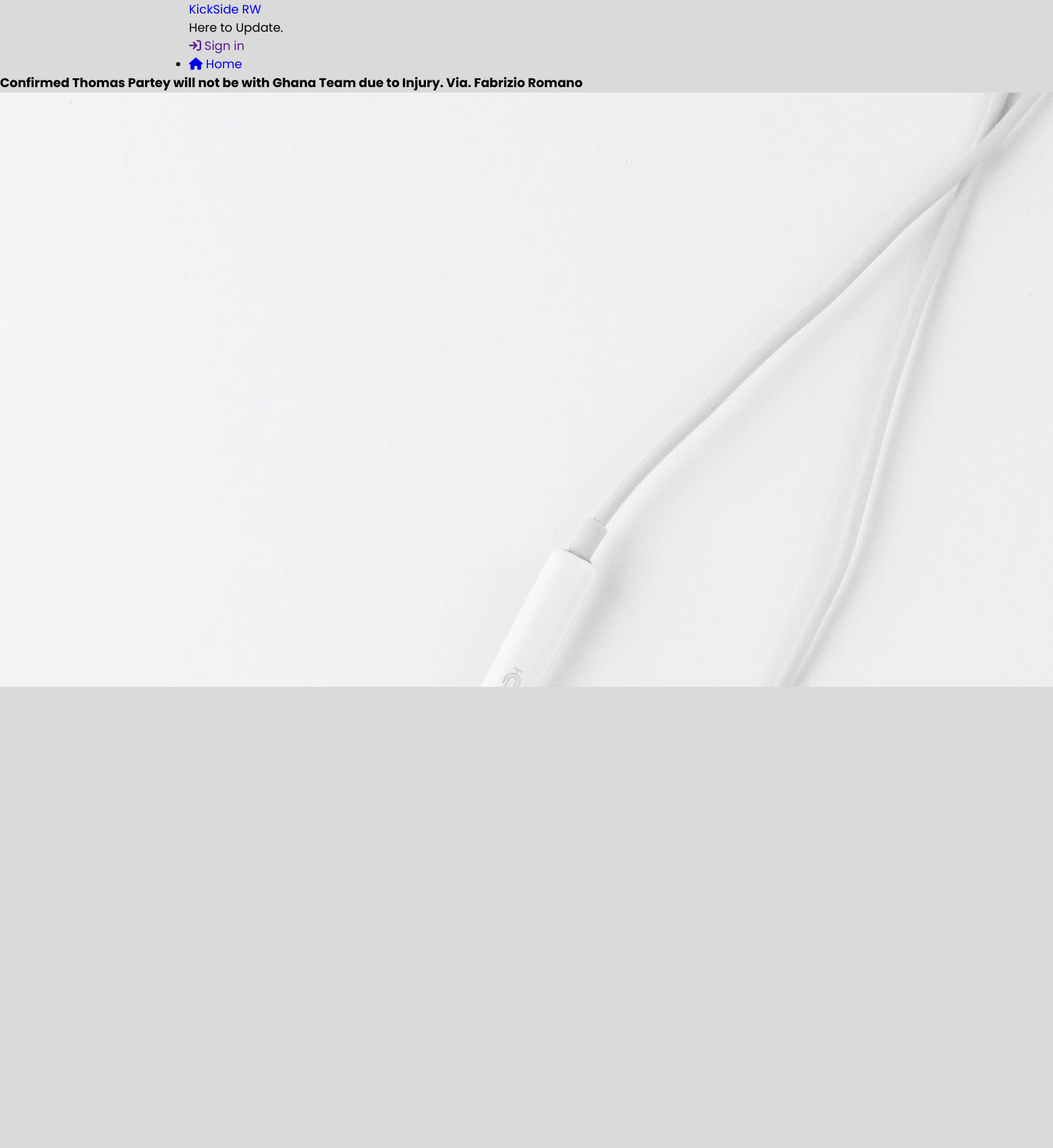
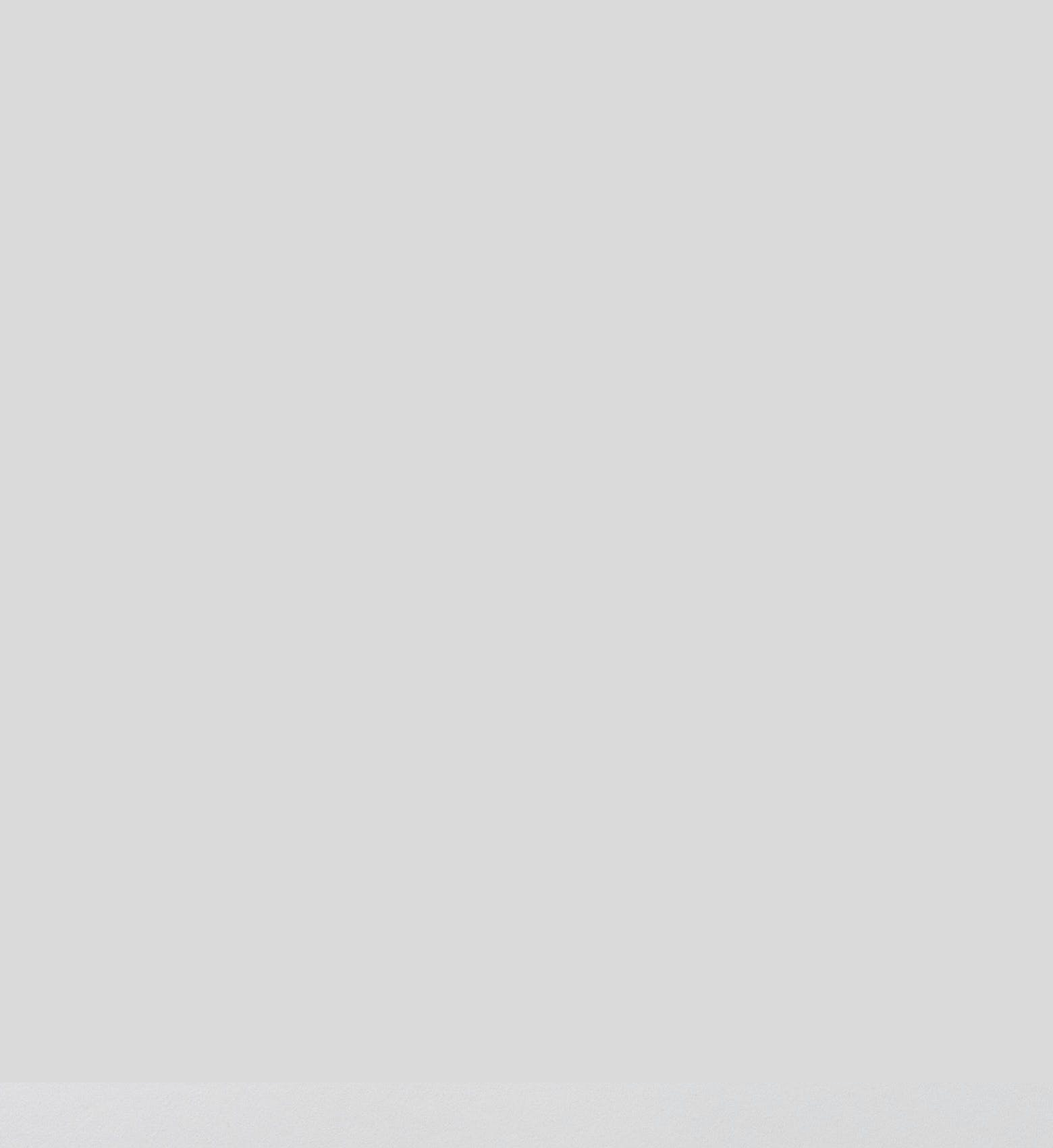
Page /clients/read.php?a=6 (upper part) on the committed database (2 pictures, top to bottom).
### tables this page shows
CREATE TABLE `news_articles` (
  `article_id` int(11) NOT NULL,
  `article_title` text NOT NULL,
  `article_overview` text NOT NULL,
  `article_poster` text NOT NULL,
  `article_full_details` text NOT NULL,
  `article_author` int(11) NOT NULL,
  `article_genre` int(11) NOT NULL,
  `article_publish_time` text NOT NULL DEFAULT current_timestamp()
);

### clients/read.php (the view, shortened to what this page needs)
<?php
include('../assets/php/global/server.php');
?>
<!DOCTYPE html>
<html lang="en">
<head>
    <link rel="stylesheet" href="https://cdnjs.cloudflare.com/ajax/libs/font-awesome/6.5.1/css/all.min.css" />
    <link rel="stylesheet" href="../assets/css/front-main.css">
</head>
<body>
    <main>
        <?php
            include("../assets/php/clients/header.php")
        ?>
       <article class="read-article">
            <div class="article-cont">
                <?php
                    if (!isset($_GET['a'])) {
                        ?>
                        <title>KickSide || Read</title>
                        <div class="errorMsg">
                            No request sent to server
                        </div>
                        <?php
                    }
                    else {
                        $article = $_GET['a'];
                        $check_story_exists = mysqli_query($server,"SELECT * from
                            news_articles,journalists
                            WHERE article_id = '$article'
                            AND journalists.id = news_articles.article_author
                        ");
                        if (mysqli_num_rows($check_story_exists) !== 1) {
                            ?>
                        <title>KickSide || Read: 404 - Article not found.</title>
                            <div class="errorMsg">
                                Article is not found
                            </div>
                            <?php
                        }
                        else {
                            $data_story_exists = mysqli_fetch_array($check_story_exists);
                            ?>
                            <h3>
                                <?php echo $data_story_exists['article_title'] ?>
                            </h3>
                            <div class="intro">
                                <div class="img-div">
                                    <img src="../assets/articles/posters/<?php echo $data_story_exists['article_poster']; ?>" alt="">
                                </div>
                            </div>
                            <?php
                        }
                    }
                ?>
            </div>
       </article>
    </main>
</body>
</html>

### assets/css/front-main.css (style rules this page uses)
* { margin: 0; padding: 0; font-family: Poppins; text-decoration: none; }
body { background: #dadada; }

### rows in the picture
news_articles: article_title "Confirmed Thomas Partey will not be with Ghana Team due to Injury. Via. Fabrizio Romano", article_poster (picture)
